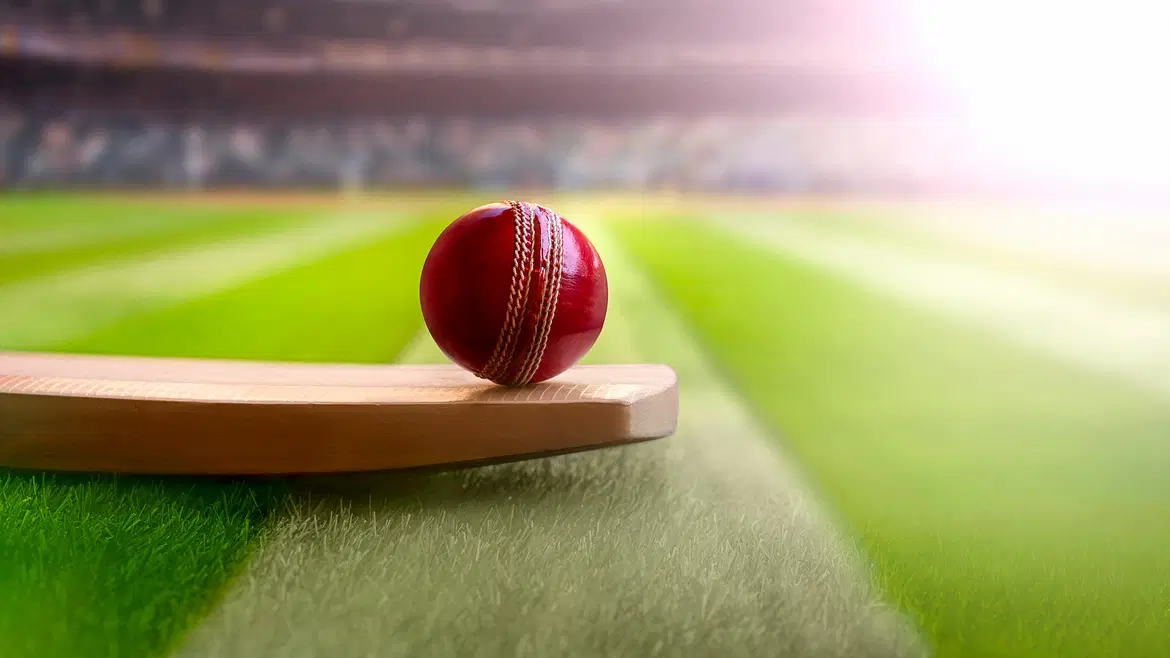
#> input picture cricket.jpg, 1170 x 658 px
$ jupyter execute week3.ipynb   (shell and % lines are left out)   (older library calls are emulated)
#> lines starting #> are read from the running program, lines starting #| are printed output that depends on the picture; after the words box and inside, x2 and y2 are one past the last pixel; in counts of white or black regions, pixels touching at a corner belong together
[cell 1]
import skimage
import numpy as np
import pandas as pd
import matplotlib.pyplot as plt
from skimage import io

[cell 2]
cricket = io.imread('cricket.jpg')
#> cricket is the input picture: shape (658, 1170, 3); mean R, G, B 158.2, 156.2, 106.5
kitty = io.imread('kitty.jpg')
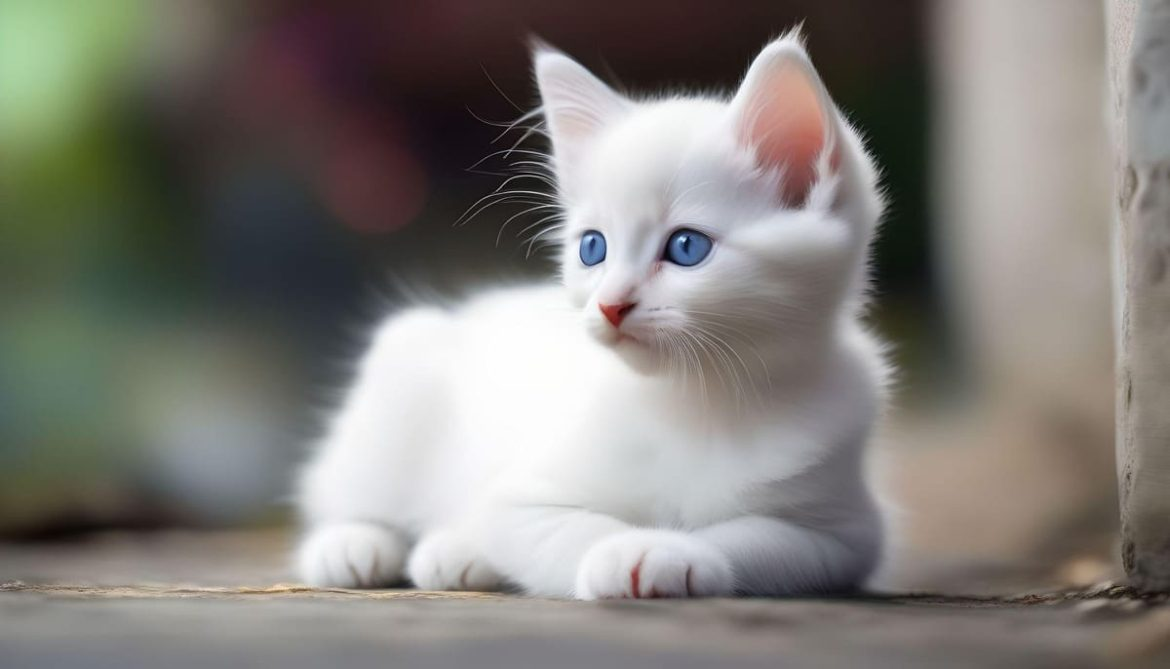
#> input picture kitty.jpg, 1170 x 669 px
#> kitty is the input picture: shape (669, 1170, 3); mean R, G, B 128.9, 125.7, 120.7
df = pd.DataFrame(['cricket', 'kitty'], columns=['Image'])

print(cricket.shape, kitty.shape)
#| (658, 1170, 3) (669, 1170, 3)

[cell 3]
fig = plt.figure(figsize=(9, 3))
ax1 = fig.add_subplot(1, 2, 1)
ax1.imshow(cricket)
ax2 = fig.add_subplot(1, 2, 2)
ax1.imshow(kitty)

[cell 4]
kitty_r = kitty.copy()
kitty_r[:,:,1] = kitty_r[:,:,2] = 0
kitty_g = kitty.copy()
kitty_g[:,:,0] = kitty_g[:,:,2] = 0
kitty_b = kitty.copy()
kitty_b[:,:,0] = kitty_b[:,:,1] = 0
plot_image = np.concatenate((kitty_r, kitty_g, kitty_b), axis=1)
plt.figure(figsize = (9,3))
plt.imshow(plot_image)

[cell 5]
kitty_r[:, :, 0]
# kitty_b[:, :, 0]
# kitty_g[:, :, 0]

[cell 6]
from skimage.color import rgb2gray
pgs = rgb2gray (cricket)
lgs = rgb2gray(kitty)
print("Image shape: ", lgs.shape, "\n")
#| Image shape:  (669, 1170)
print('Image Shape:', pgs.shape, '\n')
#| Image Shape: (658, 1170)

[cell 7]
print('2D image pixel map')
print(np.round(pgs, 2))
#> (printed output is left out)

[cell 8]
print("Flattened pixel map")
print(np.round(pgs.flatten(), 2))
#> (printed output is left out)

[cell 9]
fig = plt.figure(figsize = (6,4))
ax1 = fig.add_subplot(2,2,1)
ax1.imshow(pgs, cmap="gray")
ax2 = fig.add_subplot(2,2,2)
ax2.imshow(lgs, cmap="gray")
ax3 = fig.add_subplot (2,2,3)
p_freq, p_bins, c_patches = ax3.hist (pgs.flatten(), bins=30)
#> p_freq = 30 values, max 62816 at index 29, min 448 at index 0, mean 25662; p_bins = 31 values from 0 to 1; c_patches = 30 items
ax4 = fig.add_subplot (2,2,4)
l_freq, l_bins, l_patches = ax4.hist (lgs.flatten(), bins=30)
#> l_freq = 30 values, max 43494 at index 14, min 128 at index 0, mean 26091; l_bins = 31 values from 0.0014 to 1; l_patches = 30 items
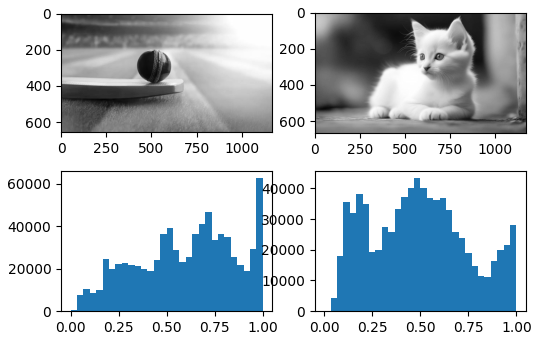
#> figure drawn by matplotlib, 4 panels; panel 3: tallest bar 62816 high, from x = 0.967 to 1; panel 4: tallest bar 43494 high, from x = 0.467 to 0.501

[cell 10]
from skimage.feature import canny
phone_edges = canny (pgs, sigma=1)
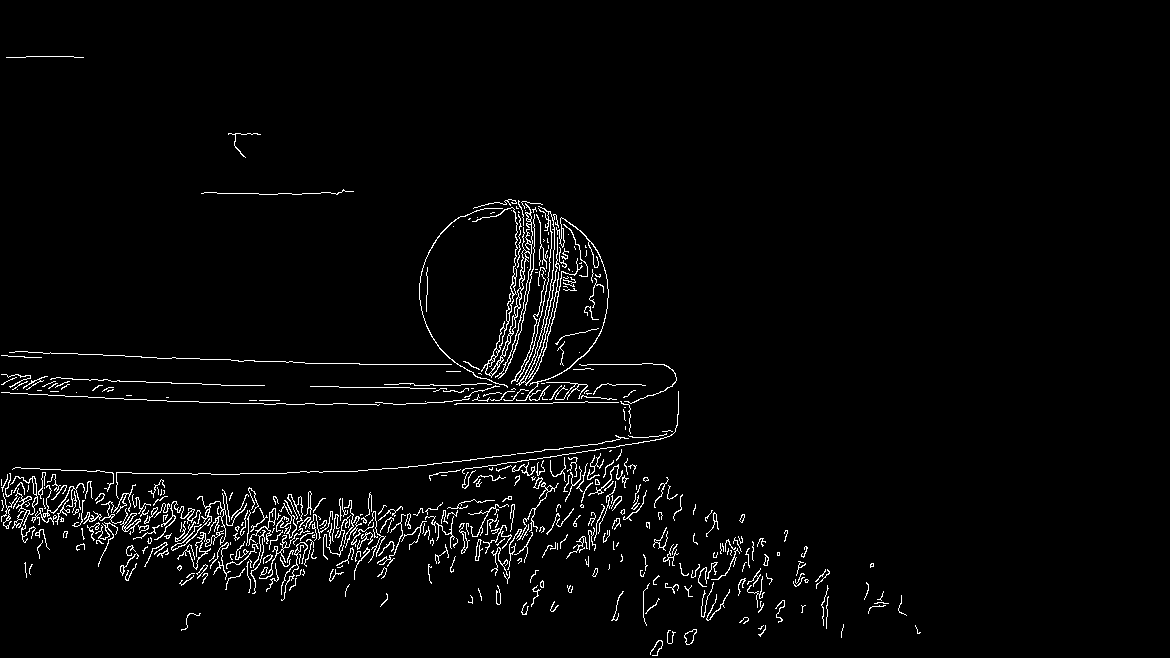
#> phone_edges: shape (658, 1170) bool; 2.7% white in thin lines or dots, all inside (x1, y1, x2, y2) = (1, 56, 921, 656)
lion_edges = canny (lgs, sigma=1)
#> lion_edges: shape (669, 1170) bool; 1.9% white in thin lines or dots
fig = plt.figure(figsize = (8,4))
ax1 = fig.add_subplot(1,2,1)
ax1.imshow(phone_edges, cmap='binary')
ax2=fig.add_subplot(1,2,2)
ax2.imshow(lion_edges, cmap='binary')

[cell 11]
import cv2
import matplotlib.pyplot as plt
import numpy as np

image = cv2.imread("kitty.jpg", 0)
#> image: shape (669, 1170); min 0, max 255, mean 126.1
plt.imshow(image)
print(image.shape)
#| (669, 1170)

[cell 12]
img = cv2.cvtColor(image, cv2.COLOR_BGR2RGB)
plt.imshow(img)

[cell 13]
im = cv2.imread("kitty.jpg", 0)
plt.imshow(img)
plt.imshow(img, cmap="gray")

[cell 14]
img1=cv2.Sobel (im, cv2.CV_64F,1,0,5)
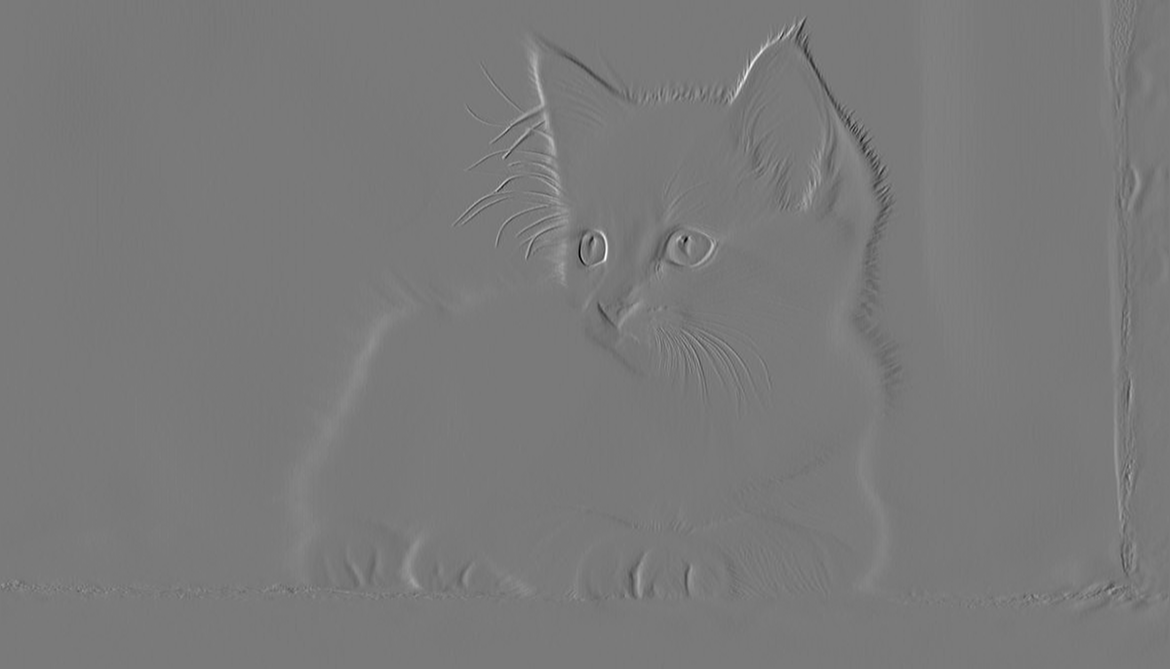
#> img1: shape (669, 1170) float64; min -592, max 644, mean 0; drawn with min black and max white
img2=cv2.Sobel(im, cv2.CV_64F,0,1,5)
plt.subplot(1,3,1)
plt.imshow(im, cmap='gray')
plt.title("original image")
plt.subplot (1,3,2)
plt.imshow(img1, cmap='gray')
plt.title("Horizontal image")
plt.subplot(1,3,3)
plt.imshow(img2, cmap='gray')
plt.title("Vertical image")

[cell 15]
blurred = cv2.GaussianBlur (image, (3, 3), 0)
# Apply Laplacian filter
laplacian = cv2.Laplacian (blurred, cv2.CV_64F)
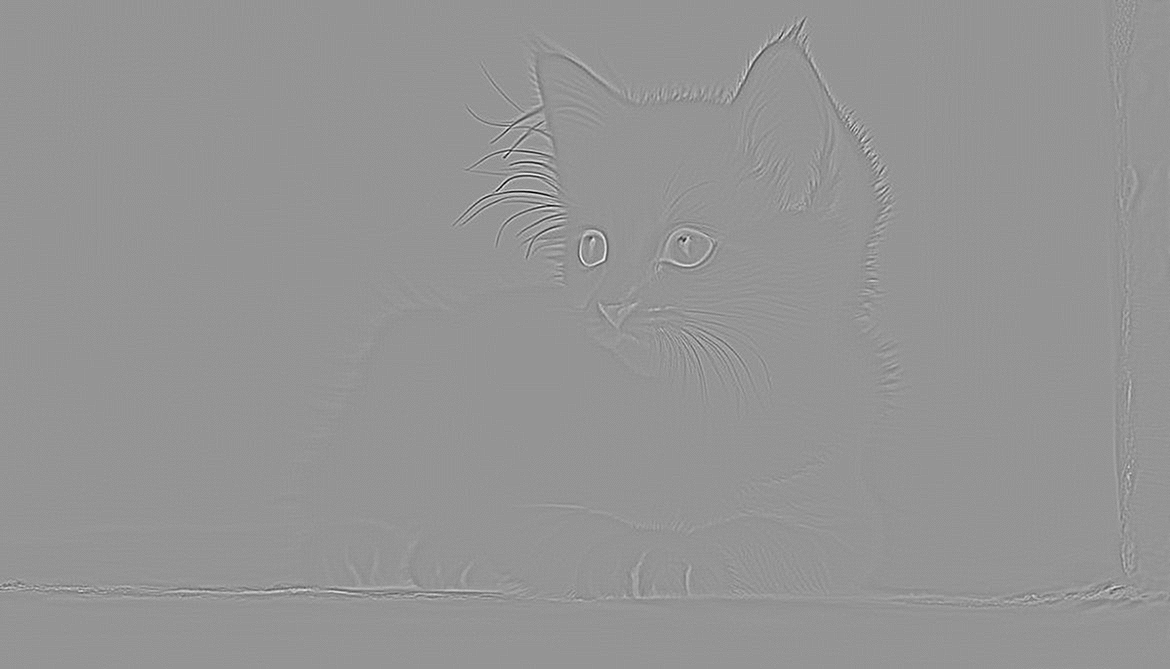
#> laplacian: shape (669, 1170) float64; min -87, max 62, mean 0; drawn with min black and max white
# Convert to absolute values
laplacian_abs = cv2.convertScaleAbs (laplacian)
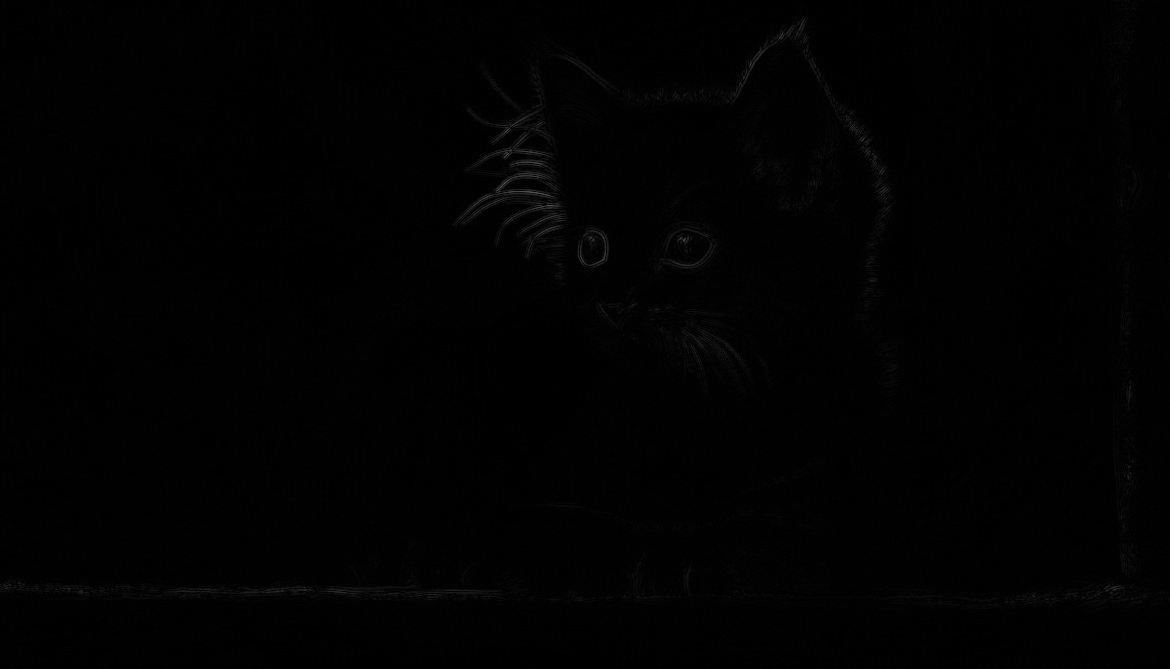
#> laplacian_abs: shape (669, 1170); min 0, max 87, mean 1.5
plt.imshow(laplacian_abs, cmap="gray")
plt.title("Laplacian Image")
